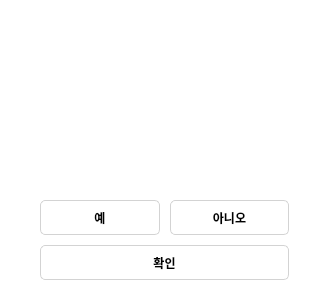
<?xml version="1.0" encoding="UTF-8"?>
<ui version="4.0">
 <class>DlgWarning</class>
 <widget class="QDialog" name="DlgWarning">
  <property name="windowModality">
   <enum>Qt::NonModal</enum>
  </property>
  <property name="geometry">
   <rect>
    <x>0</x>
    <y>0</y>
    <width>329</width>
    <height>300</height>
   </rect>
  </property>
  <property name="minimumSize">
   <size>
    <width>300</width>
    <height>300</height>
   </size>
  </property>
  <property name="windowTitle">
   <string>Warning</string>
  </property>
  <property name="styleSheet">
   <string notr="true">background-color:white;</string>
  </property>
  <property name="modal">
   <bool>true</bool>
  </property>
  <layout class="QVBoxLayout" name="verticalLayout_4" stretch="0,1,0">
   <property name="spacing">
    <number>0</number>
   </property>
   <property name="leftMargin">
    <number>0</number>
   </property>
   <property name="topMargin">
    <number>0</number>
   </property>
   <property name="rightMargin">
    <number>0</number>
   </property>
   <property name="bottomMargin">
    <number>0</number>
   </property>
   <item>
    <widget class="QWidget" name="widget" native="true">
     <layout class="QHBoxLayout" name="horizontalLayout">
      <item>
       <spacer name="horizontalSpacer">
        <property name="orientation">
         <enum>Qt::Horizontal</enum>
        </property>
        <property name="sizeHint" stdset="0">
         <size>
          <width>40</width>
          <height>20</height>
         </size>
        </property>
       </spacer>
      </item>
      <item>
       <widget class="QPushButton" name="btn_close">
        <property name="text">
         <string/>
        </property>
        <property name="icon">
         <iconset>
          <normaloff>../Image/img_close.png</normaloff>../Image/img_close.png</iconset>
        </property>
        <property name="autoDefault">
         <bool>false</bool>
        </property>
        <property name="flat">
         <bool>true</bool>
        </property>
       </widget>
      </item>
     </layout>
    </widget>
   </item>
   <item>
    <widget class="QWidget" name="widget_2" native="true">
     <layout class="QHBoxLayout" name="horizontalLayout_2" stretch="0,1">
      <property name="leftMargin">
       <number>9</number>
      </property>
      <property name="topMargin">
       <number>0</number>
      </property>
      <property name="rightMargin">
       <number>9</number>
      </property>
      <property name="bottomMargin">
       <number>9</number>
      </property>
      <item>
       <widget class="QWidget" name="widget_3" native="true">
        <layout class="QVBoxLayout" name="verticalLayout_2">
         <property name="leftMargin">
          <number>0</number>
         </property>
         <property name="topMargin">
          <number>0</number>
         </property>
         <property name="rightMargin">
          <number>0</number>
         </property>
         <property name="bottomMargin">
          <number>0</number>
         </property>
         <item>
          <widget class="QLabel" name="lbl_img">
           <property name="maximumSize">
            <size>
             <width>35</width>
             <height>35</height>
            </size>
           </property>
           <property name="text">
            <string/>
           </property>
           <property name="pixmap">
            <pixmap>../Image/img_warning.png</pixmap>
           </property>
          </widget>
         </item>
         <item>
          <spacer name="verticalSpacer">
           <property name="orientation">
            <enum>Qt::Vertical</enum>
           </property>
           <property name="sizeHint" stdset="0">
            <size>
             <width>20</width>
             <height>40</height>
            </size>
           </property>
          </spacer>
         </item>
        </layout>
       </widget>
      </item>
      <item>
       <layout class="QVBoxLayout" name="layout_content">
        <property name="topMargin">
         <number>5</number>
        </property>
        <item>
         <widget class="QLabel" name="lbl_text">
          <property name="font">
           <font>
            <family>Malgun Gothic</family>
            <pointsize>10</pointsize>
            <weight>75</weight>
            <bold>true</bold>
           </font>
          </property>
          <property name="text">
           <string/>
          </property>
          <property name="alignment">
           <set>Qt::AlignLeading|Qt::AlignLeft|Qt::AlignTop</set>
          </property>
         </widget>
        </item>
       </layout>
      </item>
     </layout>
    </widget>
   </item>
   <item>
    <layout class="QVBoxLayout" name="layout_button">
     <property name="spacing">
      <number>10</number>
     </property>
     <property name="leftMargin">
      <number>40</number>
     </property>
     <property name="topMargin">
      <number>10</number>
     </property>
     <property name="rightMargin">
      <number>40</number>
     </property>
     <property name="bottomMargin">
      <number>20</number>
     </property>
     <item>
      <widget class="QWidget" name="layout_double" native="true">
       <layout class="QHBoxLayout" name="horizontalLayout_3">
        <property name="spacing">
         <number>10</number>
        </property>
        <property name="leftMargin">
         <number>0</number>
        </property>
        <property name="topMargin">
         <number>0</number>
        </property>
        <property name="rightMargin">
         <number>0</number>
        </property>
        <property name="bottomMargin">
         <number>0</number>
        </property>
        <item>
         <widget class="QPushButton" name="btn_yes">
          <property name="sizePolicy">
           <sizepolicy hsizetype="Preferred" vsizetype="Preferred">
            <horstretch>0</horstretch>
            <verstretch>0</verstretch>
           </sizepolicy>
          </property>
          <property name="minimumSize">
           <size>
            <width>0</width>
            <height>35</height>
           </size>
          </property>
          <property name="font">
           <font>
            <family>Malgun Gothic</family>
            <pointsize>9</pointsize>
            <weight>75</weight>
            <italic>false</italic>
            <bold>true</bold>
           </font>
          </property>
          <property name="styleSheet">
           <string notr="true">QPushButton{
border:1px solid lightgray;
border-radius:5px;
padding:5px;
}</string>
          </property>
          <property name="text">
           <string>예</string>
          </property>
         </widget>
        </item>
        <item>
         <widget class="QPushButton" name="btn_no">
          <property name="sizePolicy">
           <sizepolicy hsizetype="Preferred" vsizetype="Preferred">
            <horstretch>0</horstretch>
            <verstretch>0</verstretch>
           </sizepolicy>
          </property>
          <property name="minimumSize">
           <size>
            <width>0</width>
            <height>35</height>
           </size>
          </property>
          <property name="font">
           <font>
            <family>Malgun Gothic</family>
            <pointsize>9</pointsize>
            <weight>75</weight>
            <italic>false</italic>
            <bold>true</bold>
           </font>
          </property>
          <property name="styleSheet">
           <string notr="true">border:1px solid lightgray;
border-radius:5px;
padding:5px;</string>
          </property>
          <property name="text">
           <string>아니오</string>
          </property>
         </widget>
        </item>
       </layout>
      </widget>
     </item>
     <item>
      <widget class="QPushButton" name="btn_single">
       <property name="sizePolicy">
        <sizepolicy hsizetype="Preferred" vsizetype="Preferred">
         <horstretch>0</horstretch>
         <verstretch>0</verstretch>
        </sizepolicy>
       </property>
       <property name="minimumSize">
        <size>
         <width>0</width>
         <height>35</height>
        </size>
       </property>
       <property name="font">
        <font>
         <family>Malgun Gothic</family>
         <pointsize>9</pointsize>
         <weight>75</weight>
         <italic>false</italic>
         <bold>true</bold>
        </font>
       </property>
       <property name="styleSheet">
        <string notr="true">border:1px solid lightgray;
border-radius:5px;
padding:5px;</string>
       </property>
       <property name="text">
        <string>확인</string>
       </property>
      </widget>
     </item>
    </layout>
   </item>
  </layout>
 </widget>
 <resources/>
 <connections/>
</ui>
